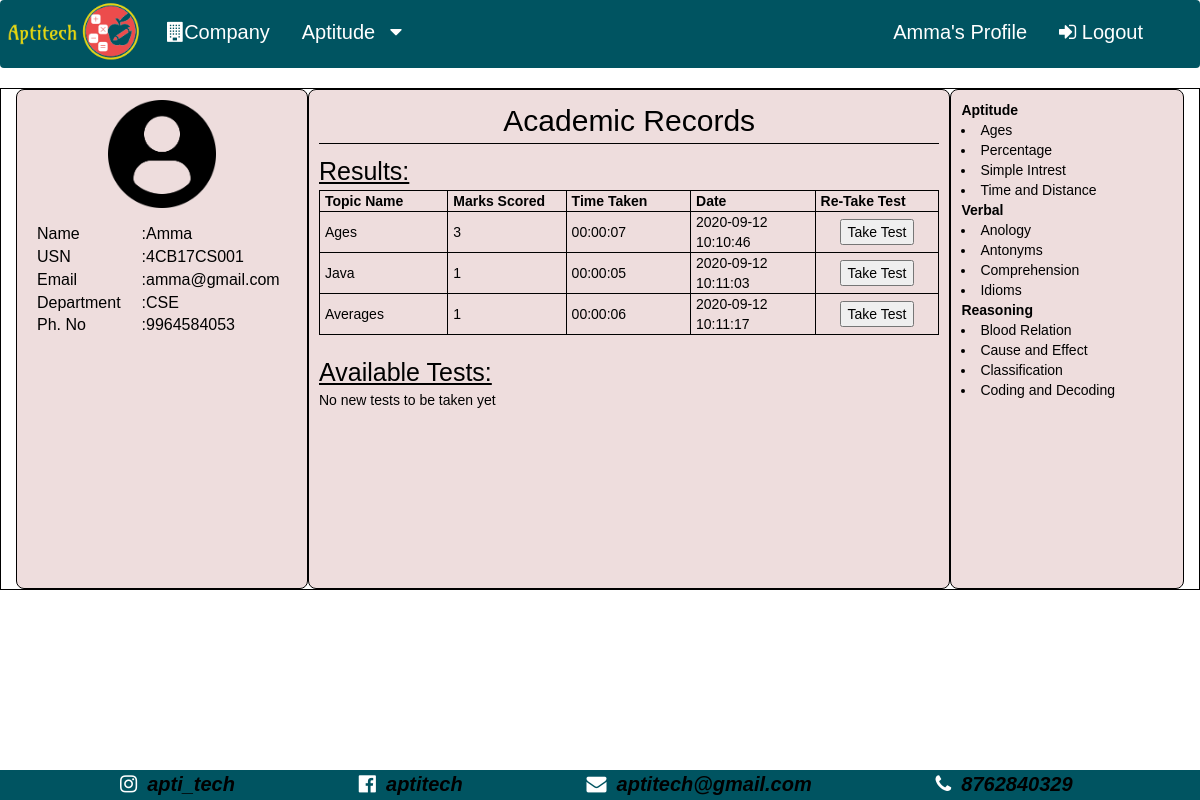
The app's page /WebPage/profile.php (signed in), older data.
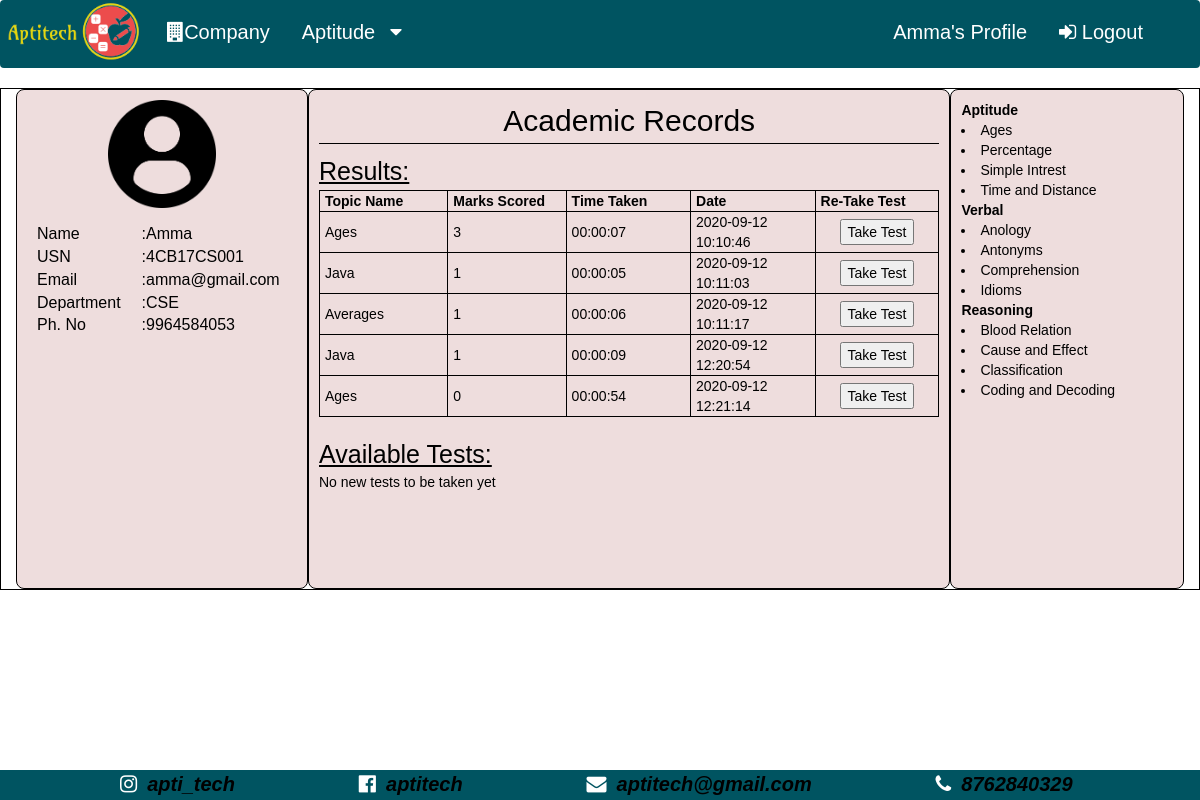
The same page, newer data.
### tables this page shows
CREATE TABLE `student` (
  `usn` varchar(50) NOT NULL,
  `name` varchar(50) NOT NULL,
  `email` varchar(50) NOT NULL,
  `department` varchar(50) NOT NULL,
  `mobile_number` bigint(10) NOT NULL,
  `password` text NOT NULL
);

CREATE TABLE `result` (
  `student_usn` varchar(50) NOT NULL,
  `topic_id` int(11) NOT NULL,
  `topic_name` varchar(50) NOT NULL,
  `total_marks` int(100) NOT NULL,
  `time_taken` time NOT NULL,
  `exam_date` datetime NOT NULL
);

CREATE TABLE `topic` (
  `topic_id` int(200) NOT NULL,
  `cat_id` int(200) NOT NULL,
  `topic_name` varchar(50) NOT NULL,
  `max_time` int(100) NOT NULL,
  `intro_name` varchar(200) NOT NULL,
  `intro_type` varchar(200) NOT NULL,
  `introduction` blob NOT NULL,
  `no_of_questions` int(200) NOT NULL
);

### WebPage/php/student_result.php (called while the page is built, shortened)
<?php
include 'config.php';
if (isset($_SESSION['usn'])) {
    $usn = $_SESSION['usn'];
    $que = "SELECT * FROM result WHERE student_usn = '$usn'";
    $res_tests_taken = mysqli_query($con, $que);
}

### WebPage/php/topic_name.php (called while the page is built)
<?php
  include('config.php');
  $t_id = $test_assoc['topic_id'];
  $query = "SELECT * FROM topic WHERE topic_id = $t_id";
  $topic_name = mysqli_query($con, $query) -> fetch_assoc();
?>

### WebPage/php/remaining_tests.php (called while the page is built, shortened)
<?php
  include('config.php');
  if(isset($_SESSION['usn'])){
    $usn = $_SESSION['usn'];
    $query = "SELECT * FROM topic where topic_id not in (SELECT topic_id from result where student_usn = '$usn')";
    $remaining_test = mysqli_query($con, $query);
  }
?>

### WebPage/profile.php (the view, shortened to what this page needs)
<!DOCTYPE html>
<?php
include 'php/config.php';
$email = $_SESSION['email'];
$que = " SELECT * FROM student where email = '$email'";
$res = mysqli_query($con, $que);
$row = $res->fetch_assoc();
?>
<html lang="en">
<head>
  <link rel="stylesheet" href="https://maxcdn.bootstrapcdn.com/bootstrap/3.4.1/css/bootstrap.min.css">
  <link rel="stylesheet" href="css/profile.css">
</head>
<body>
<?php
include 'front.php';
?>
  <div class="container" style="float: left;">
    <div class="clmn left-grd " >
      <img class="profile-logo" src="img/profile_logo.png" alt="Profile Logo" >
      <table class="profile-table">
        <tr>
          <td>Name</td><td>:<?php echo $row['name'] ?></td>
        </tr>
        <tr>
          <td>USN</td><td>:<?php echo $row['usn'] ?></td>
        </tr>
        <tr>
          <td>Email</td><td>:<?php echo $row['email'] ?></td>
        </tr>
        <tr>
          <td>Department</td><td>:<?php echo $row['department'] ?></td>
        </tr>
        <tr>
          <td>Ph. No</td><td>:<?php echo $row['mobile_number'] ?></td>
        </tr>
      </table>
    </div>
    <div class="clmn center-grd ">
      <p id="center-heading-1">Academic Records</p>
      <div class="center-heading-2">Results:</div>
      <?php
include 'php/student_result.php';
if (mysqli_num_rows($res_tests_taken) == 0) {
    echo "<div class = 'no-test'>No tests taken yet</div>";
} else {
    echo "
            <form action='TnC_test.php' method='post'>
            <table class = 'result-table'>
            <tr>
              <th class = 'brdr'>Topic Name</th>
              <th class = 'brdr'>Marks Scored</th>
              <th class = 'brdr'>Time Taken</th>
              <th class = 'brdr'>Date</th>
              <th class = 'brdr'>Re-Take Test</th>
              </tr>
          ";
    while ($test_assoc = $res_tests_taken->fetch_assoc()) {
        include 'php/topic_name.php';
        echo "
            <tr>
            <td class = 'brdr'>" . $topic_name['topic_name'] . "</td>
            <td class = 'brdr'>" . $test_assoc['total_marks'] . "</td>
            <td class = 'brdr'>" . $test_assoc['time_taken'] . "</td>
            <td class = 'brdr'>" . $test_assoc['exam_date'] . "</td>
            <td class='brdr a-in-tbl'>
              <button type='submit' value='" . $topic_name['cat_id'] . "-" . $topic_name['topic_id'] . "' name='submit-test'>Take Test</button>
            </td>
            </tr>
            ";
    }
    echo "
            </table>
            </from>
          ";
}
?>
      <div class="center-heading-2" style="padding-top: 20px;">Available Tests:</div>
      <?php
include 'php/remaining_tests.php';
if (mysqli_num_rows($remaining_test) == 0) {
    echo "<div class = 'no-test'>No new tests to be taken yet</div>";
}
?>
    </div>
      <div class="clmn right-grd ">
        <table class="topics">
          <tr><th><a href="#">Aptitude</a></th></tr>
          <tr><td><a href="#"><li>Ages</li></a></td></tr>
          <tr><td><a href="#"><li>Percentage</li></a></td></tr>
          <tr><td><a href="#"><li>Simple Intrest</li></a></td></tr>
          <tr><td><a href="#"><li>Time and Distance</li></a></td></tr>
          <tr><th><a href="#">Verbal</a></th></tr>
          <tr><td><a href="#"><li>Anology</li></a></td></tr>
          <tr><td><a href="#"><li>Antonyms</li></a></td></tr>
          <tr><td><a href="#"><li>Comprehension</li></a></td></tr>
          <tr><td><a href="#"><li>Idioms</li></a></td></tr>
          <tr><th><a href="#">Reasoning</a></th></tr>
          <tr><td><a href="#"><li>Blood Relation</li></a></td></tr>
          <tr><td><a href="#"><li>Cause and Effect</li></a></td></tr>
          <tr><td><a href="#"><li>Classification</li></a></td></tr>
          <tr><td><a href="#"><li>Coding and Decoding</li></a></td></tr>
        </table>
    </div>
  </div>
</body>
</html>

### WebPage/front.php (shortened to what this page needs)
<!DOCTYPE html>
<html>
<head>
  <link rel="stylesheet" href="https://cdnjs.cloudflare.com/ajax/libs/font-awesome/4.7.0/css/font-awesome.min.css">
  <link rel="stylesheet" href="css/front.css">
</head>
<body>
	<div class="navbar" style="height:68px;">
      <a href="home.php" id="img-link"><img src="img/logo.png" id ="nav-logo"></a>
      <a href="company.php"><i class="fa fa-building"></i>Company</a>
      <div class="dropdown">
        <button class="dropbtn">Aptitude<i class="fa fa-caret-down" style="padding-left:15px"></i></button>
      </div>
      <div class="dropdown" id="show-after-login" style="float: right;padding-right: 40px; display:none;">
        <a href="profile.php"><?php echo $_SESSION['name']; ?>'s Profile</a>
        <a href="php/logout.php"><i class="fa fa-sign-in" ></i> Logout</a>
      </div>
    </div>
    <div style="position: fixed;left: 0;bottom: 0;width: 100%;background-color:#005461;height:30px;color: white;">
      <span style="padding-left:10%;font-size:20px;font-style: italic;color: black;font-family:Trebuchet MS,Arial, Helvetica, sans-serif;font-weight: bold;"><i class="fa fa-instagram" style="padding-right:10px;color: white"></i>apti_tech</span>
      <span style="padding-left:10%;font-size:20px;font-style: italic;color: black;font-family:Trebuchet MS,Arial, Helvetica, sans-serif;font-weight: bold;"><i class="fa fa-facebook-official" style="padding-right:10px;color: white"></i>aptitech</span>
      <span style="padding-left:10%;font-size:20px;font-style: italic;color: black;font-family:Trebuchet MS,Arial, Helvetica, sans-serif;font-weight: bold;"><i class="fa fa-envelope" style="padding-right:10px;color: white"></i>aptitech@gmail.com</span>
      <span style="padding-left:10%;font-size:20px;font-style: italic;color: black;font-family:Trebuchet MS,Arial, Helvetica, sans-serif;font-weight: bold;"><i class="fa fa-phone" style="padding-right:10px;color: white"></i>8762840329</span>
    </div>
</body>
</html>

### WebPage/css/profile.css (style rules this page uses)
body { background-color: rgba(255, 255, 255, 0.822); }
.container { display: table; width: 100%; border: 1px solid black; text-decoration: none; color: black; }
.clmn { float: left; padding: 10px; border: 1px solid black; background-color: rgb(238, 221, 221); border-radius: 8px; height: 500px; }
.left-grd { width: 25%; text-align: center; }
.right-grd { width: 20%; }
.center-grd { width: 55%; }
.profile-logo { padding: 0 10%; width: 60%; margin-bottom: 15px; }
.profile-table { width: 100%; text-align: left; }
.profile-table tr td { text-align: left; padding-left: 10px; font-size: 16px; width: max-content; }
#center-heading-1 { text-align: center; font-size: 30px; border-bottom: 0.5px solid black; }
.center-heading-2 { font-size: 25px; text-decoration: underline; }
.brdr { border: 1px solid black; width: 500px; text-align: left; padding: 0 5px 0 5px; }
.topics tr th a, .topics tr td a li { text-decoration: none; color: black; }
.a-in-tbl { width: 20%; text-align: center; }

### WebPage/css/front.css (style rules this page uses)
body { margin: 0; font-family: Arial, Helvetica, sans-serif; background-color: white; }
.navbar { overflow: hidden; background-color: #005461; }
.navbar a { float: left; font-size: 20px; color: white; text-align: center; padding: 17px 16px; text-decoration: none; }
.dropdown { float: left; overflow: hidden; }
.dropdown .dropbtn { font-size: 16px; border: none; outline: none; font-size: 20px; color: white; padding: 17px 16px; background-color: inherit; font-family: inherit; margin: 0; }
#nav-logo { float: left; width: 150px; }
#img-link { all: initial; }

Row changes from the older to the newer data that the page shows:
added result: topic.topic_name "Java", total_marks "1", time_taken "00:00:09", exam_date "2020-09-12 12:20:54"
added result: topic.topic_name "Ages", total_marks "0", time_taken "00:00:54", exam_date "2020-09-12 12:21:14"
